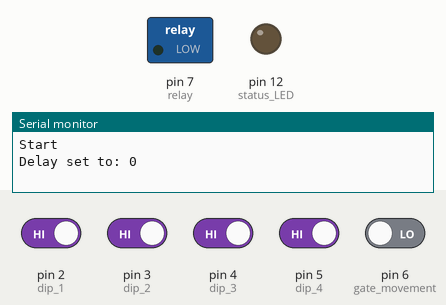
Recording of a sketch running on a simulated Arduino Uno, built with avr-gcc and run on an emulated ATmega328P. On the bench: switched loads named in the sketch (green lamp = pin HIGH), output pins drawn as LEDs (lit = HIGH), the last lines printed to the serial monitor. The test bench sets the inputs (shaded band); at power-on: pin 2 (dip_1), pin 3 (dip_2), pin 4 (dip_3), pin 5 (dip_4) HIGH, pin 6 (gate_movement) LOW.

Above: at 3.2 s.
3.3 s: pin 6 (gate_movement) driven HIGH
At 3.37 s:
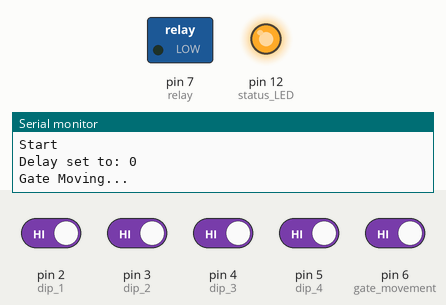
Timing chart, 0 to 6.3 s (numbered marks = the images above; inputs shaded):
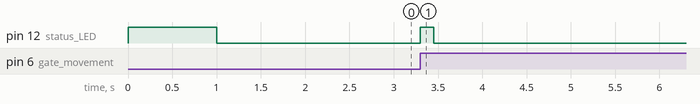

Measured:
- after the input at 3.3 s, pin 12 (status_LED): LOW → HIGH at once, → LOW 0.15 s later

The sketch:

gate_relay.ino
```cpp
int dip_1 = 2;
int dip_2 = 3;
int dip_3 = 4;
int dip_4 = 5;

int relay = 7;
int status_LED = 12;
int gate_movement = 6;

int wait = 0;

void setup() {
    Serial.begin(9600);
    Serial.println("Start");

    pinMode(dip_1, INPUT_PULLUP);
    pinMode(dip_2, INPUT_PULLUP);
    pinMode(dip_3, INPUT_PULLUP);
    pinMode(dip_4, INPUT_PULLUP);

    pinMode(gate_movement, INPUT);
    pinMode(relay, OUTPUT);
    pinMode(status_LED, OUTPUT);

    // Read DIP switch values and determine mode
    int mode = readDIP();
    wait = mode * 2000; // Sets wait time based on mode (0-15)

    Serial.print("Delay set to: ");
    Serial.println(wait);

    blinkLED(2000); // Blink LED for 2 seconds at startup
}

void loop() {
    static unsigned long relayTimer = 0;
    static bool gateMoving = false;

    if (digitalRead(gate_movement) == HIGH && !gateMoving) {
        gateMoving = true;
        Serial.println("Gate Moving...");
        blinkLED(300);

        delay(15000); // Simulated time for gate open

        // Relay ON sequence
        Serial.println("Relay On");
        digitalWrite(relay, HIGH);
        digitalWrite(status_LED, HIGH);
        relayTimer = millis();
    }

    // Turn off relay after wait time
    if (gateMoving && millis() - relayTimer >= wait) {
        Serial.println("Relay Off");
        digitalWrite(relay, LOW);
        digitalWrite(status_LED, LOW);
        gateMoving = false;

        delay(10000); // Simulated gate close time
    }
}

//Read DIP switches and return base 10 num
int readDIP() {
    int mode = 0;
    int dipPins[] = {dip_4, dip_3, dip_2, dip_1};
    for (int i = 0; i < 4; i++) {
        mode |= (!digitalRead(dipPins[i])) << i;
    }
    return mode;
}

//Blink LED for a specified duration
void blinkLED(int duration) {
    digitalWrite(status_LED, HIGH);
    delay(duration / 2);
    digitalWrite(status_LED, LOW);
    delay(duration / 2);
}
```
